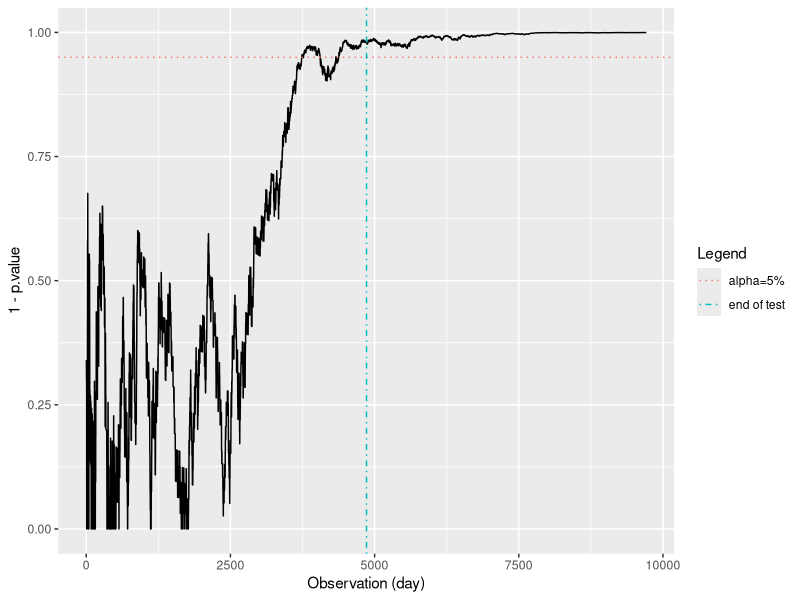

The R source for this figure:
## ---- chunk 1
library(pwr)
mde <- 0.1  # minimum detectable effect
cr_a <- 0.25 # the expected conversion rate for group A
alpha <- 0.05 # the false positive rate
power <- 0.80 # 1-false negative rate

ptpt <- pwr.2p.test(h = ES.h(p1 = cr_a, p2 = (1+mde)*cr_a), 
           sig.level = alpha, 
           power = power
           )
n_obs <- ceiling(ptpt$n)
## ---- chunk 2
library(ggplot2)
set.seed(2)

# make our "true" effect larger than the mde
effect <- mde
cr_b <- (1+effect)*cr_a
observations <- 2*n_obs

# a sequence of {0,1} conversions
conversions_a <- rbinom(observations, 1, cr_a)
conversions_b <- rbinom(observations, 1, cr_b)

# Calculate p-values at each simultaneous observation of the a and b groups
tt <- sapply(10:observations, function(x){
  t.test(conversions_a[1:x],conversions_b[1:x])$p.value
})

tt <- data.frame(p.value = unlist(tt))

# for plots
conf_95 <- data.frame( x = c(-Inf, Inf), y = 0.95 )
obs_limit_line <- data.frame( x = n_obs, y = c(-Inf, Inf) )

# plot the evolution of p-value over time, if "peeking"
ggplot(tt, aes(x=seq_along(p.value), y=1-p.value)) + 
  geom_line() + 
  geom_line(aes(x, y, color="alpha=5%"), linetype=3, conf_95) + 
  geom_line(aes(x, y, color="end of test"), linetype=4, obs_limit_line) +
  xlab("Observation (day)") +
  scale_color_discrete(name = "Legend") +
  ylim(c(0,1))


## ---- chunk 3
#
# monte carlo runs n_simulations and calls the callback function each time with the ... optional args
#
monte_carlo <- function(n_simulations, callback, ...){
  simulations <- 1:n_simulations

  sapply(1:n_simulations, function(x){
    callback(...)
  })
}
## ---- chunk 4

reject_at_i <- function(observations, i){
  conversions_a <- rbinom(observations, 1, cr_a)
  conversions_b <- rbinom(observations, 1, cr_b)
  ( t.test(conversions_a[1:i],
           conversions_b[1:i])$p.value ) < alpha
}

# run the sim
rejected.H0 <- monte_carlo(1000, 
                           callback=reject_at_i,
                           observations=n_obs,
                           i=n_obs
                           )

# output the rejection table
table(rejected.H0)

## ---- chunk 5

reject_at_i <- function(observations, i){
  conversions_a <- rbinom(observations, 1, cr_a)
  conversions_b <- rbinom(observations, 1, cr_a) # this is now the same conversion rate
  ( t.test(conversions_a[1:i],
           conversions_b[1:i])$p.value ) < alpha
}

# run the sim
rejected.H0 <- monte_carlo(1000, 
                           callback=reject_at_i,
                           observations=n_obs,
                           i=n_obs
                           )

# output the rejection table
table(rejected.H0)

## ---- chunk 6
peeking_method <- function (observations, by=1){
  # create the conversions
  conversions_a <- rbinom(observations, 1, cr_a)
  conversions_b <- rbinom(observations, 1, cr_a)  # no effect

  reject <- FALSE;

  # for each simulation, calculate the running conversion rates and days to complete.
  # Break the first time we have run more than the required days to complete
  for (i in seq(from=by,to=observations,by=by)) {
    tryCatch(
      {
        reject <- ( t.test(conversions_a[1:i],conversions_b[1:i])$p.value ) < alpha
        if(reject){
          break;
        }
      }, error=function(e){
        print(e)
      }
    )
  }
  
  reject

}
# run the sim
rejected.H0 <- monte_carlo(1000,
                           callback=peeking_method,
                           observations=n_obs,
                           by=100
                           )


# output the rejection table
table(rejected.H0)
